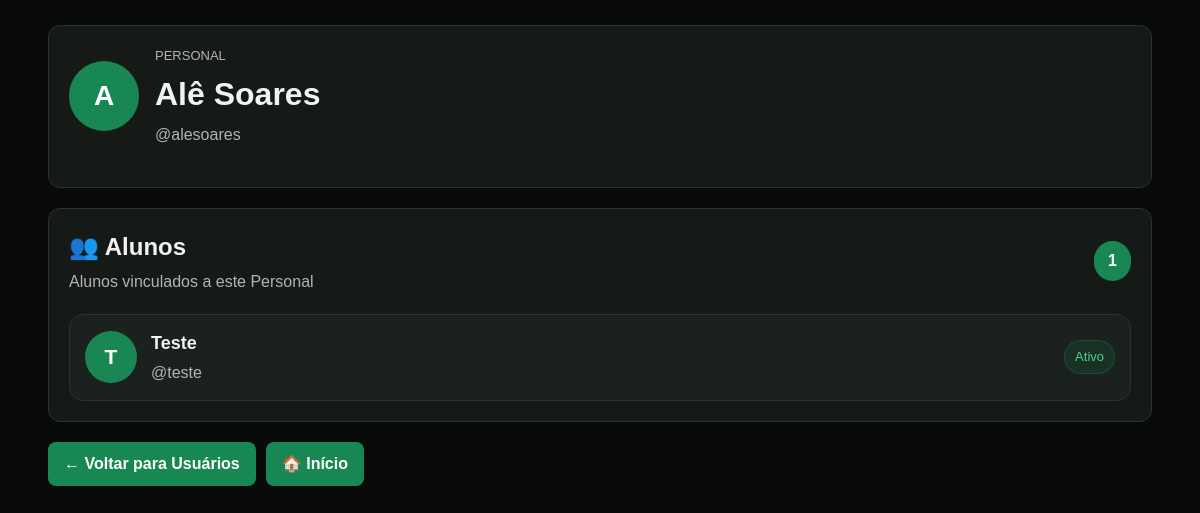
Screenshot of /usuarios/personal/3 (signed in) with the database file from the repository.
### tables this page shows
CREATE TABLE usuarios (
            id INTEGER PRIMARY KEY AUTOINCREMENT,
            nome TEXT NOT NULL,
            usuario TEXT NOT NULL UNIQUE,
            senha TEXT NOT NULL,
            tipo TEXT NOT NULL DEFAULT 'aluno',
            ativo INTEGER NOT NULL DEFAULT 1
        , foto TEXT, responsavel_id INTEGER);

### app.py (the view)
@app.route("/usuarios/personal/<int:personal_id>")
@login_obrigatorio
def usuario_personal(personal_id):
    if not usuario_e_owner():
        return redirect("/")
    conn = conectar()
    cursor = conn.cursor()
    cursor.execute("""
        SELECT
            id,
            nome,
            usuario,
            ativo,
            foto
        FROM usuarios
        WHERE id = ?
          AND tipo = 'personal'
          AND responsavel_id = ?
    """, (
        personal_id,
        session["usuario_id"]
    ))
    personal = cursor.fetchone()
    if not personal:
        conn.close()
        return redirect("/usuarios")
    cursor.execute("""
        SELECT
            id,
            nome,
            usuario,
            ativo,
            foto
        FROM usuarios
        WHERE tipo = 'aluno'
          AND responsavel_id = ?
        ORDER BY nome
    """, (
        personal_id,
    ))
    alunos = cursor.fetchall()
    conn.close()
    return render_template(
        "usuario_personal.html",
        personal=personal,
        alunos=alunos
    )

### app.py (called while the page is built)
def conectar():
    caminho_banco = os.environ.get("DATABASE_PATH", "meutreino.db")
    conn = sqlite3.connect(caminho_banco)
    conn.row_factory = sqlite3.Row
    return conn

def login_obrigatorio(func):
    @wraps(func)
    def wrapper(*args, **kwargs):
        if "usuario_id" not in session:
            return redirect("/login")
        return func(*args, **kwargs)
    return wrapper

def usuario_e_owner():
    return session.get("tipo") == "master"

### templates/usuario_personal.html (shortened to what this page needs)
<!DOCTYPE html>
<html lang="pt-BR">
<head>
    <link rel="stylesheet"
          href="{{ url_for('static', filename='movyla.css') }}">
</head>
<body>
<div class="container">
    <div class="card">
        <div style="
            display:flex;
            align-items:center;
            gap:16px;
            margin-bottom:20px;
        ">
            {% if personal['foto'] %}
                <img
                    src="{{ url_for('static', filename='uploads/' + personal['foto']) }}"
                    alt="Foto do Personal"
                    style="
                        width:70px;
                        height:70px;
                        border-radius:50%;
                        object-fit:cover;
                        border:3px solid #198754;
                    "
                >
            {% else %}
                <div style="
                    width:70px;
                    height:70px;
                    border-radius:50%;
                    background:#198754;
                    display:flex;
                    align-items:center;
                    justify-content:center;
                    font-size:28px;
                    font-weight:bold;
                    color:white;
                ">
                    {{ personal['nome'][0]|upper }}
                </div>
            {% endif %}
            <div>
                <div style="
                    font-size:13px;
                    color:#aeb7b1;
                    margin-bottom:4px;
                ">
                    PERSONAL
                </div>
                <h1 style="margin:0;">
                    {{ personal['nome'] }}
                </h1>
                <div style="
                    color:#aeb7b1;
                    margin-top:5px;
                ">
                    @{{ personal['usuario'] }}
                </div>
            </div>
        </div>
    </div>
    <div class="card">
        <div style="
            display:flex;
            justify-content:space-between;
            align-items:center;
            gap:15px;
            margin-bottom:20px;
        ">
            <div>
                <h2 style="margin:0;">
                    👥 Alunos
                </h2>
                <div style="
                    color:#aeb7b1;
                    margin-top:5px;
                ">
                    Alunos vinculados a este Personal
                </div>
            </div>
            <div style="
                background:#198754;
                color:white;
                padding:8px 14px;
                border-radius:20px;
                font-weight:bold;
            ">
                {{ alunos|length }}
            </div>
        </div>
        {% if alunos %}
            <div style="
                display:grid;
                gap:12px;
            ">
                {% for aluno in alunos %}
                    <div style="
                        background:#1b211e;
                        border:1px solid #2a332e;
                        border-radius:14px;
                        padding:15px;
                        display:flex;
                        align-items:center;
                        justify-content:space-between;
                        gap:15px;
                    ">
                        <div style="
                            display:flex;
                            align-items:center;
                            gap:14px;
                        ">
                            {% if aluno['foto'] %}
                                <img
                                    src="{{ url_for('static', filename='uploads/' + aluno['foto']) }}"
                                    alt="Foto do aluno"
                                    style="
                                        width:52px;
                                        height:52px;
                                        border-radius:50%;
                                        object-fit:cover;
                                        border:2px solid #198754;
                                    "
                                >
                            {% else %}
                                <div style="
                                    width:52px;
                                    height:52px;
                                    border-radius:50%;
                                    background:#198754;
                                    display:flex;
                                    align-items:center;
                                    justify-content:center;
                                    font-size:21px;
                                    font-weight:bold;
                                    color:white;
                                ">
                                    {{ aluno['nome'][0]|upper }}
                                </div>
                            {% endif %}
                            <div>
                                <div style="
                                    font-size:18px;
                                    font-weight:bold;
                                    color:#f2f2f2;
                                ">
                                    {{ aluno['nome'] }}
                                </div>
                                <div style="
                                    color:#aeb7b1;
                                    margin-top:4px;
                                ">
                                    @{{ aluno['usuario'] }}
                                </div>
                            </div>
                        </div>
                        {% if aluno['ativo'] %}
                            <span style="
                                background:rgba(25,135,84,.15);
                                color:#4fd18b;
                                border:1px solid rgba(25,135,84,.35);
                                padding:6px 10px;
                                border-radius:20px;
                                font-size:13px;
                            ">
                                Ativo
                            </span>
                        {% endif %}
                    </div>
                {% endfor %}
            </div>
        {% endif %}
    </div>
    <div style="
        display:flex;
        gap:10px;
        flex-wrap:wrap;
        margin-top:20px;
    ">
        <a
            href="{{ url_for('usuarios') }}"
            class="btn"
        >
            ← Voltar para Usuários
        </a>
        <a
            href="{{ url_for('inicio') }}"
            class="btn"
        >
            🏠 Início
        </a>
    </div>
</div>
</body>
</html>

### static/movyla.css (style rules this page uses)
:root { --movyla-green: #198754; --movyla-green-dark: #157347; --movyla-black: #080b0a; --movyla-dark: #101412; --movyla-card: #151a17; --movyla-card-2: #1b211e; --movyla-border: #2a332e; --movyla-text: #f2f2f2; --movyla-muted: #aeb7b1; --movyla-danger: #dc3545; --movyla-warning: #ffc107; }
* { box-sizing: border-box; }
html { background: var(--movyla-black); }
body { margin: 0; padding: 0; background: var(--movyla-black); color: var(--movyla-text); font-family: Arial, Helvetica, sans-serif; line-height: 1.5; }
.container { width: 92%; max-width: 1200px; margin: 0 auto; padding: 25px 0 40px; }
h1, h2, h3, h4 { color: var(--movyla-text); }
h1 { margin-top: 0; }
h2 { margin-top: 25px; }
a { color: #6fd89d; text-decoration: none; }
button, .btn, input[type="submit"], input[type="button"] { display: inline-block; border: none; border-radius: 8px; padding: 10px 16px; background: var(--movyla-green); color: #ffffff; font-weight: bold; cursor: pointer; text-decoration: none; transition: 0.2s ease; }
.card { background: var(--movyla-card); border: 1px solid var(--movyla-border); border-radius: 12px; padding: 20px; margin-bottom: 20px; }

### rows the page displays
usuarios: nome "A", nome "Alê Soares", usuario "alesoares"
usuarios: nome "T", nome "Teste", usuario "teste", ativo "Ativo"

### other values shown
{{ alunos|length }} "1"
